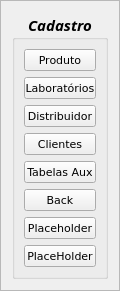
       <widget class="QFrame" name="Cadastro_Frame">
        <property name="geometry">
         <rect>
          <x>0</x>
          <y>0</y>
          <width>120</width>
          <height>287</height>
         </rect>
        </property>
        <property name="autoFillBackground">
         <bool>true</bool>
        </property>
        <property name="frameShape">
         <enum>QFrame::StyledPanel</enum>
        </property>
        <property name="frameShadow">
         <enum>QFrame::Raised</enum>
        </property>
        <layout class="QGridLayout" name="gridLayout_4">
         <item row="0" column="0">
          <widget class="QGroupBox" name="CadastroMenu">
           <property name="enabled">
            <bool>true</bool>
           </property>
           <property name="sizePolicy">
            <sizepolicy hsizetype="Fixed" vsizetype="Fixed">
             <horstretch>0</horstretch>
             <verstretch>0</verstretch>
            </sizepolicy>
           </property>
           <property name="minimumSize">
            <size>
             <width>10</width>
             <height>0</height>
            </size>
           </property>
           <property name="sizeIncrement">
            <size>
             <width>0</width>
             <height>0</height>
            </size>
           </property>
           <property name="font">
            <font>
             <family>Sitka Display</family>
             <pointsize>11</pointsize>
             <weight>75</weight>
             <italic>true</italic>
             <bold>true</bold>
             <strikeout>false</strikeout>
             <kerning>true</kerning>
            </font>
           </property>
           <property name="title">
            <string>Cadastro</string>
           </property>
           <property name="alignment">
            <set>Qt::AlignCenter</set>
           </property>
           <layout class="QGridLayout" name="gridLayout_5">
            <item row="0" column="0">
             <widget class="QPushButton" name="Produto_Button">
              <property name="font">
               <font>
                <family>Verdana</family>
                <pointsize>8</pointsize>
                <weight>50</weight>
                <italic>false</italic>
                <bold>false</bold>
               </font>
              </property>
              <property name="text">
               <string>Produto</string>
              </property>
             </widget>
            </item>
            <item row="6" column="0">
             <widget class="QPushButton" name="Placeholder1_Button">
              <property name="font">
               <font>
                <family>Verdana</family>
                <pointsize>8</pointsize>
                <weight>50</weight>
                <italic>false</italic>
                <bold>false</bold>
               </font>
              </property>
              <property name="text">
               <string>Placeholder</string>
              </property>
             </widget>
            </item>
            <item row="3" column="0">
             <widget class="QPushButton" name="Clientes_Button">
              <property name="font">
               <font>
                <family>Verdana</family>
                <pointsize>8</pointsize>
                <weight>50</weight>
                <italic>false</italic>
                <bold>false</bold>
               </font>
              </property>
              <property name="text">
               <string>Clientes</string>
              </property>
             </widget>
            </item>
            <item row="2" column="0">
             <widget class="QPushButton" name="Distribuidor_Button">
              <property name="font">
               <font>
                <family>Verdana</family>
                <pointsize>8</pointsize>
                <weight>50</weight>
                <italic>false</italic>
                <bold>false</bold>
               </font>
              </property>
              <property name="text">
               <string>Distribuidor</string>
              </property>
             </widget>
            </item>
            <item row="1" column="0">
             <widget class="QPushButton" name="Laboratorios_Button">
              <property name="font">
               <font>
                <family>Verdana</family>
                <pointsize>8</pointsize>
                <weight>50</weight>
                <italic>false</italic>
                <bold>false</bold>
               </font>
              </property>
              <property name="text">
               <string>Laboratórios</string>
              </property>
             </widget>
            </item>
            <item row="7" column="0">
             <widget class="QPushButton" name="Placeholder2_Button">
              <property name="font">
               <font>
                <family>Verdana</family>
                <pointsize>8</pointsize>
                <weight>50</weight>
                <italic>false</italic>
                <bold>false</bold>
               </font>
              </property>
              <property name="text">
               <string>PlaceHolder</string>
              </property>
             </widget>
            </item>
            <item row="5" column="0">
             <widget class="QPushButton" name="CadaBack_Button">
              <property name="font">
               <font>
                <family>Verdana</family>
                <pointsize>8</pointsize>
                <weight>50</weight>
                <italic>false</italic>
                <bold>false</bold>
               </font>
              </property>
              <property name="text">
               <string>Back</string>
              </property>
             </widget>
            </item>
            <item row="4" column="0">
             <widget class="QPushButton" name="TabelasAux_Button">
              <property name="font">
               <font>
                <family>Verdana</family>
                <pointsize>8</pointsize>
                <weight>50</weight>
                <italic>false</italic>
                <bold>false</bold>
               </font>
              </property>
              <property name="text">
               <string>Tabelas Aux</string>
              </property>
             </widget>
            </item>
           </layout>
          </widget>
         </item>
        </layout>
       </widget>
